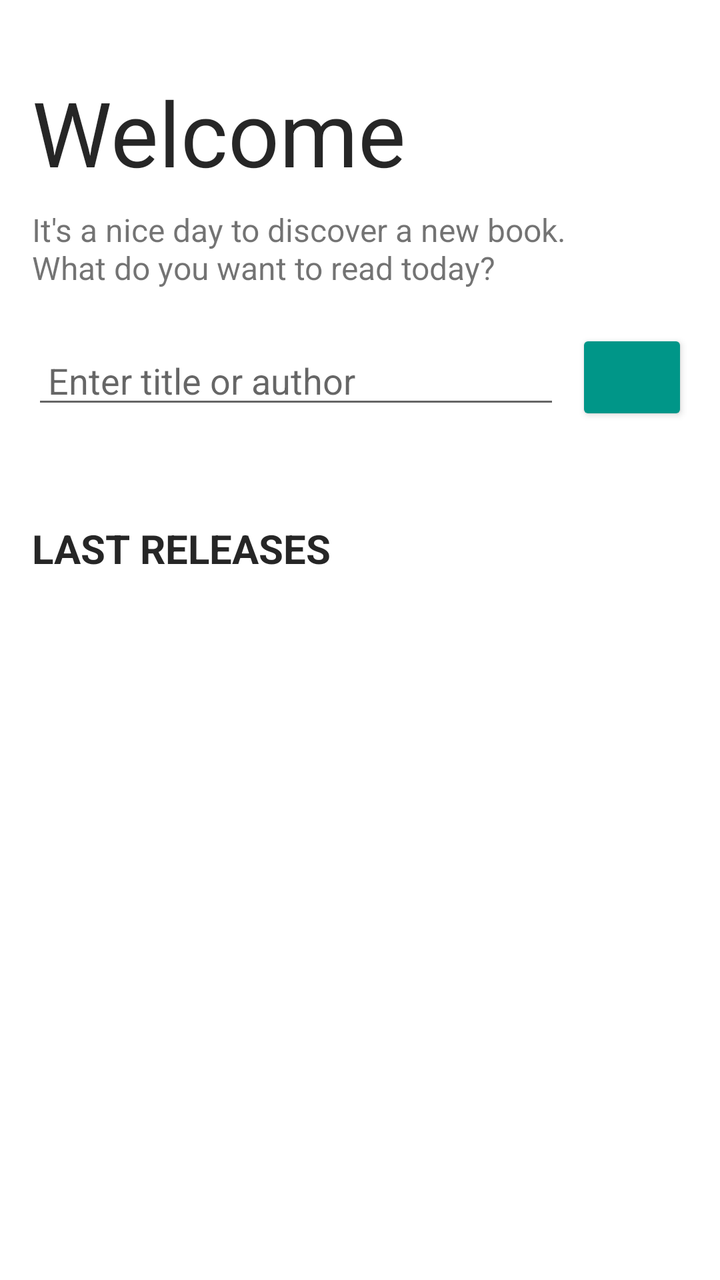
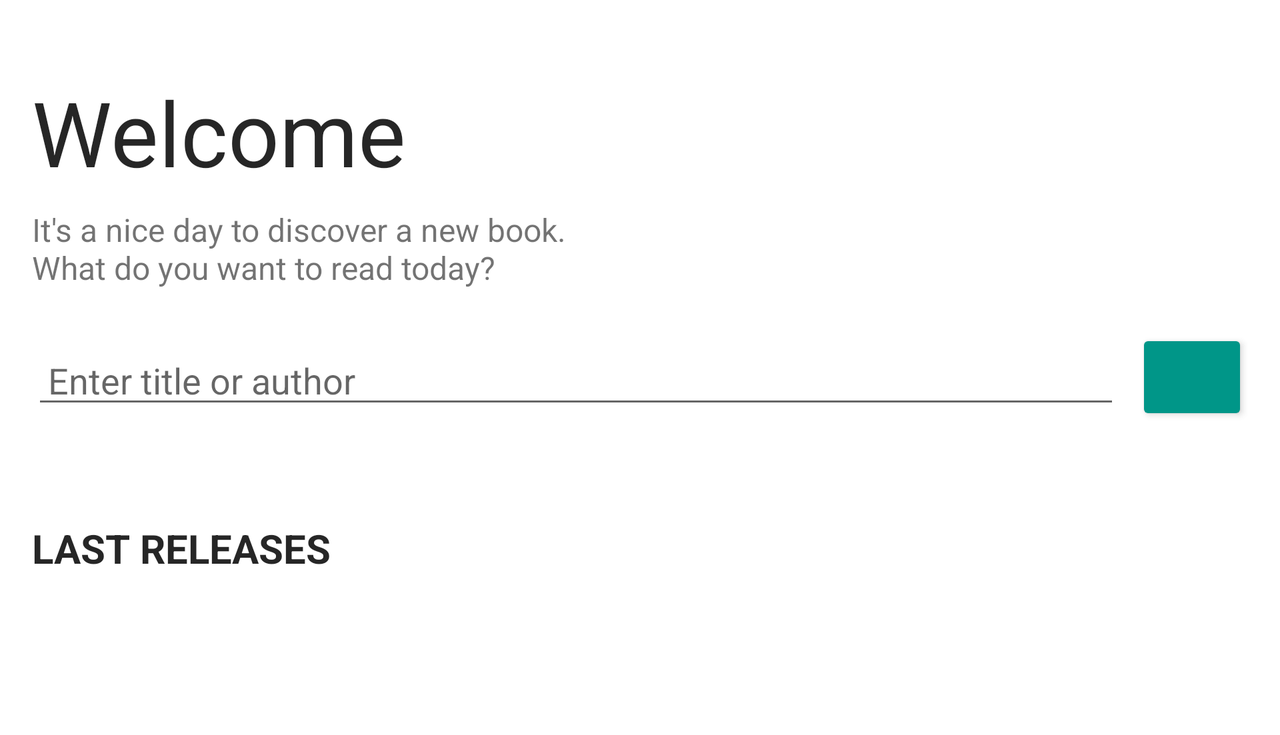

An Android layout and its configuration variant, each rendered on a device that would load it. The default file and the variant file are quoted in full after the pictures.
<!-- AndroidManifest.xml: application theme AppTheme -->
<!-- res/layout/activity_main.xml -->
<?xml version="1.0" encoding="utf-8"?>
<LinearLayout xmlns:android="http://schemas.android.com/apk/res/android"
    xmlns:tools="http://schemas.android.com/tools"
    android:id="@+id/activity_main"
    android:layout_width="match_parent"
    android:layout_height="match_parent"
    android:background="@color/primaryLightText"
    android:focusable="true"
    android:focusableInTouchMode="true"
    android:orientation="vertical"
    android:paddingBottom="@dimen/activity_vertical_margin"
    android:paddingLeft="@dimen/activity_horizontal_margin"
    android:paddingRight="@dimen/activity_horizontal_margin"
    android:paddingTop="@dimen/activity_vertical_margin"
    tools:context="com.example.android.pickaboo.MainActivity">

    <TextView
        android:layout_width="wrap_content"
        android:layout_height="wrap_content"
        android:layout_marginBottom="@dimen/smallPadding"
        android:layout_marginTop="@dimen/bigPadding"
        android:text="@string/welcome"
        android:textColor="@color/primaryDarkText"
        android:textSize="@dimen/headSize" />

    <TextView
        style="@style/normalTextStyle"
        android:layout_width="wrap_content"
        android:layout_marginBottom="@dimen/bigPadding"
        android:text="@string/intro"
        android:textColor="@color/secondaryDarkText" />

    <LinearLayout
        android:layout_width="match_parent"
        android:layout_height="wrap_content"
        android:layout_marginBottom="@dimen/extraBigPadding"
        android:gravity="center_vertical"
        android:orientation="horizontal">

        <EditText
            android:id="@+id/search_query"
            android:layout_width="0dp"
            android:layout_height="wrap_content"
            android:layout_weight="1"
            android:hint="@string/search_hint"
            android:paddingLeft="@dimen/smallPadding"
            android:paddingRight="@dimen/smallPadding"
            android:paddingStart="@dimen/smallPadding" />

        <ImageButton
            style="@style/Widget.AppCompat.Button.Colored"
            android:layout_width="@dimen/searchButtonDimen"
            android:layout_height="wrap_content"
            android:layout_marginLeft="@dimen/smallPadding"
            android:layout_marginStart="@dimen/smallPadding"
            android:onClick="search"
            android:src="@drawable/ic_search_white_24dp"
            tools:ignore="contentDescription" />

    </LinearLayout>

    <TextView
        style="@style/boldTitleStyle"
        android:text="@string/last_releases" />

    <RelativeLayout
        android:layout_width="match_parent"
        android:layout_height="0dp"
        android:layout_weight="1">

        <android.support.v7.widget.RecyclerView
            android:id="@+id/releases_recycler_view"
            android:layout_width="match_parent"
            android:layout_height="match_parent"
            android:layout_marginBottom="@dimen/smallPadding" />

        
        <TextView
            android:id="@+id/empty_text"
            style="@style/normalTextStyle"
            android:layout_width="wrap_content"
            android:layout_centerInParent="true" />

        
        <ProgressBar
            android:id="@+id/loading_spinner"
            style="@style/Widget.AppCompat.ProgressBar"
            android:layout_width="wrap_content"
            android:layout_height="wrap_content"
            android:layout_centerInParent="true" />
    </RelativeLayout>
</LinearLayout>
<!-- resources referenced by this layout -->
<resources>
  <color name="primaryDarkText">#D9000000</color>
  <color name="primaryLightText">#FFFFFF</color>
  <color name="secondaryDarkText">#8C000000</color>
  <dimen name="activity_horizontal_margin">16dp</dimen>
  <dimen name="activity_vertical_margin">16dp</dimen>
  <dimen name="bigPadding">20dp</dimen>
  <dimen name="extraBigPadding">32dp</dimen>
  <dimen name="headSize">45sp</dimen>
  <dimen name="searchButtonDimen">56dp</dimen>
  <dimen name="smallPadding">8dp</dimen>
  <string name="intro">It\'s a nice day to discover a new book.\nWhat do you want to read
          today?</string>
  <string name="last_releases">Last releases</string>
  <string name="search_hint">Enter title or author</string>
  <string name="welcome">Welcome</string>
  <style name="boldTitleStyle">
          <item name="android:layout_width">match_parent</item>
          <item name="android:layout_height">wrap_content</item>
          <item name="android:layout_marginBottom">@dimen/mediumPadding</item>
          <item name="android:layout_marginTop">@dimen/mediumPadding</item>
          <item name="android:textAllCaps">true</item>
          <item name="android:textColor">@color/primaryDarkText</item>
          <item name="android:textSize">@dimen/titleSize</item>
          <item name="android:textStyle">bold</item>
      </style>
  <style name="normalTextStyle">
          <item name="android:layout_height">wrap_content</item>
          <item name="android:textSize">@dimen/textSize</item>
      </style>
  <style name="AppTheme" parent="Theme.AppCompat.Light.NoActionBar">
          
          <item name="colorPrimary">@color/colorPrimary</item>
          <item name="colorPrimaryDark">@color/colorPrimaryDark</item>
          <item name="colorAccent">@color/colorAccent</item>
      </style>
  <dimen name="mediumPadding">16dp</dimen>
  <dimen name="titleSize">20sp</dimen>
  <dimen name="textSize">16sp</dimen>
  <color name="colorPrimary">#009688</color>
  <color name="colorPrimaryDark">#00675b</color>
  <color name="colorAccent">#009688</color>
</resources>
<!-- res/layout-land/activity_main.xml (the repository's variant of the layout above) -->
<!-- drawn on the phone turned sideways -->
<?xml version="1.0" encoding="utf-8"?>
<ScrollView xmlns:android="http://schemas.android.com/apk/res/android"
    xmlns:tools="http://schemas.android.com/tools"
    android:layout_width="match_parent"
    android:layout_height="match_parent"
    tools:context="com.example.android.pickaboo.MainActivity">

    <LinearLayout
        android:id="@+id/activity_main"
        android:layout_width="match_parent"
        android:layout_height="wrap_content"
        android:background="@color/primaryLightText"
        android:focusable="true"
        android:focusableInTouchMode="true"
        android:orientation="vertical"
        android:paddingBottom="@dimen/activity_vertical_margin"
        android:paddingLeft="@dimen/activity_horizontal_margin"
        android:paddingRight="@dimen/activity_horizontal_margin"
        android:paddingTop="@dimen/activity_vertical_margin">

        <TextView
            android:layout_width="wrap_content"
            android:layout_height="wrap_content"
            android:layout_marginBottom="@dimen/smallPadding"
            android:layout_marginTop="@dimen/bigPadding"
            android:text="@string/welcome"
            android:textColor="@color/primaryDarkText"
            android:textSize="@dimen/headSize" />

        <TextView
            android:layout_width="wrap_content"
            android:layout_marginBottom="@dimen/bigPadding"
            android:text="@string/intro"
            android:textColor="@color/secondaryDarkText"
            style="@style/normalTextStyle" />

        <LinearLayout
            android:layout_width="match_parent"
            android:layout_height="wrap_content"
            android:layout_marginBottom="@dimen/extraBigPadding"
            android:gravity="center_vertical"
            android:orientation="horizontal">

            <EditText
                android:id="@+id/search_query"
                android:layout_width="0dp"
                android:layout_height="wrap_content"
                android:layout_weight="1"
                android:hint="@string/search_hint"
                android:paddingLeft="@dimen/smallPadding" />

            <ImageButton
                style="@style/Widget.AppCompat.Button.Colored"
                android:layout_width="@dimen/searchButtonDimen"
                android:layout_height="wrap_content"
                android:layout_marginLeft="@dimen/smallPadding"
                android:onClick="search"
                android:src="@drawable/ic_search_white_24dp" />

        </LinearLayout>

        <TextView
            android:layout_width="wrap_content"
            android:layout_height="wrap_content"
            android:layout_marginBottom="@dimen/mediumPadding"
            android:layout_marginTop="@dimen/mediumPadding"
            android:text="@string/last_releases"
            android:textAllCaps="true"
            android:textColor="@color/primaryDarkText"
            android:textSize="@dimen/titleSize"
            android:textStyle="bold" />

        <RelativeLayout
            android:layout_width="match_parent"
            android:layout_height="0dp"
            android:layout_weight="1">

            <android.support.v7.widget.RecyclerView
                android:id="@+id/releases_recycler_view"
                android:layout_width="match_parent"
                android:layout_height="match_parent"
                android:layout_marginBottom="@dimen/smallPadding" />

            
            <TextView
                android:id="@+id/empty_text"
                android:layout_width="wrap_content"
                android:layout_centerInParent="true"
                style="@style/normalTextStyle" />

            
            <ProgressBar
                android:id="@+id/loading_spinner"
                style="@style/Widget.AppCompat.ProgressBar"
                android:layout_width="wrap_content"
                android:layout_height="wrap_content"
                android:layout_centerInParent="true" />
        </RelativeLayout>
    </LinearLayout>
</ScrollView>
<!-- resources referenced by the variant -->
<!-- as the phone turned sideways resolves them -->
<resources>
  <color name="primaryDarkText">#D9000000</color>
  <color name="primaryLightText">#FFFFFF</color>
  <color name="secondaryDarkText">#8C000000</color>
  <dimen name="activity_horizontal_margin">16dp</dimen>
  <dimen name="activity_vertical_margin">16dp</dimen>
  <dimen name="bigPadding">20dp</dimen>
  <dimen name="extraBigPadding">32dp</dimen>
  <dimen name="headSize">45sp</dimen>
  <dimen name="mediumPadding">16dp</dimen>
  <dimen name="searchButtonDimen">56dp</dimen>
  <dimen name="smallPadding">8dp</dimen>
  <dimen name="titleSize">20sp</dimen>
  <string name="intro">It\'s a nice day to discover a new book.\nWhat do you want to read
          today?</string>
  <string name="last_releases">Last releases</string>
  <string name="search_hint">Enter title or author</string>
  <string name="welcome">Welcome</string>
  <style name="normalTextStyle">
          <item name="android:layout_height">wrap_content</item>
          <item name="android:textSize">@dimen/textSize</item>
      </style>
  <style name="AppTheme" parent="Theme.AppCompat.Light.NoActionBar">
          
          <item name="colorPrimary">@color/colorPrimary</item>
          <item name="colorPrimaryDark">@color/colorPrimaryDark</item>
          <item name="colorAccent">@color/colorAccent</item>
      </style>
  <dimen name="textSize">16sp</dimen>
  <color name="colorPrimary">#009688</color>
  <color name="colorPrimaryDark">#00675b</color>
  <color name="colorAccent">#009688</color>
</resources>
